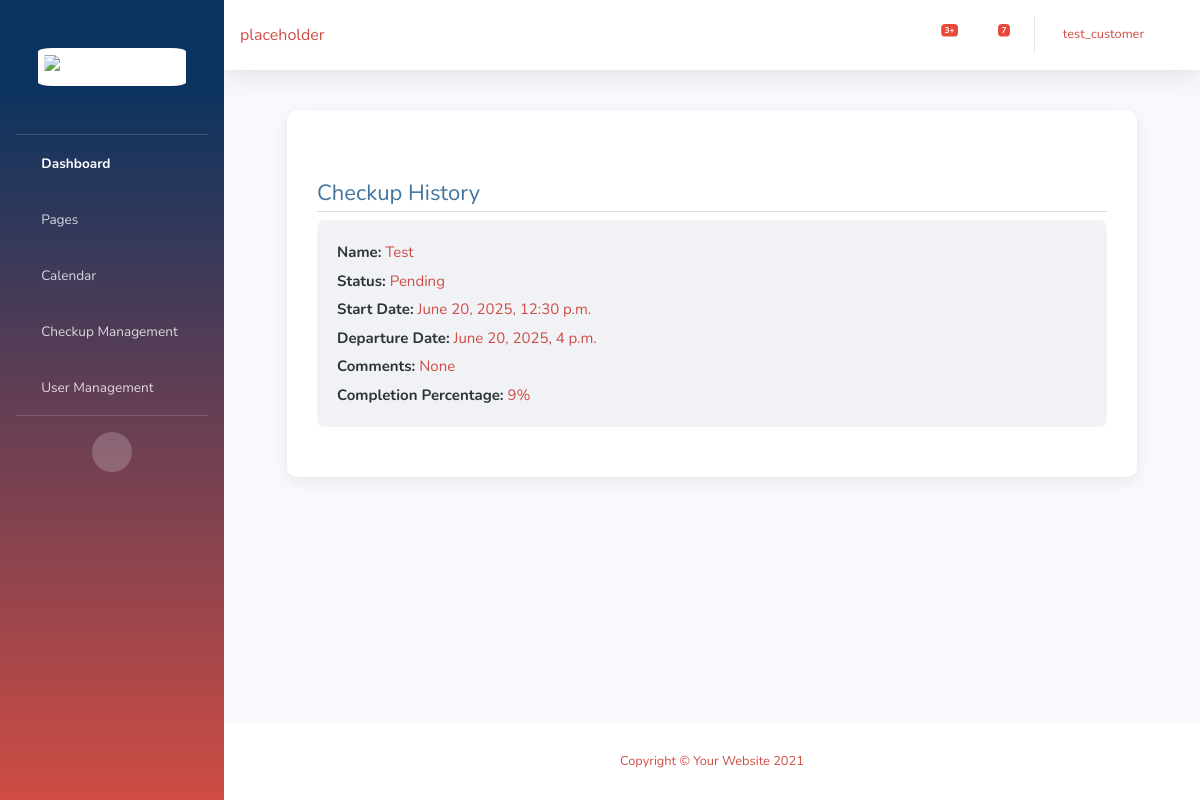
/user-history/ (signed in), run on the app's committed database.
### app/models.py (models this page shows, shortened)
class Checkup(models.Model):
    customer = models.ForeignKey(User, on_delete=models.CASCADE, blank=True,null=True)
    name = models.CharField(max_length=50,default="Unnamed")
    address = EncryptedCharField(max_length=100)
    contact = EncryptedCharField(max_length=150,blank=True,null=True)
    status = models.CharField(max_length=50,default='Pending')
    inspectors = models.ManyToManyField(User, related_name='inspector', default=1)
    startDT = models.DateTimeField(null=True)
    departDT = models.DateTimeField(null=True)
    comments = models.TextField(blank=True,null=True)
    def completion_percentage(self):
        total_items = self.items.count()
        if total_items == 0:
            return 0
        completed_items = self.items.filter(is_completed=True).count()
        return round((completed_items / total_items) * 100)

### app/views.py (the view)
# urls.py: path('user-history/',history,name='history'),
@login_required
def history(request):
    context = {
        'checkups': Checkup.objects.filter(customer=request.user).order_by('startDT').reverse()
    }
    return render(request, 'history.html', Context(request,context))

### app/models.py (called while the page is built)
def Context(request, extra=None):
    BasicContext = {'user':request.user}
    if extra != None:
        return {k: v for d in (BasicContext, extra) for k, v in d.items()}
    else:
        return BasicContext

### app/templates/history.html (shortened to what this page needs)
{% extends 'base.html' %} {% block content %}
<div class="main edit-profile-container">
  <h2 class="section-title">Checkup History</h2>
  <ul class="checkup-list">
    {% for checkup in checkups %}
    <li class="checkup-item">
      <p class="checkup-field"><strong>Name:</strong> {{ checkup.name }}</p>
      <p class="checkup-field"><strong>Status:</strong> {{ checkup.status }}</p>
      <p class="checkup-field"><strong>Start Date:</strong> {{ checkup.startDT }}</p>
      <p class="checkup-field"><strong>Departure Date:</strong> {{ checkup.departDT }}</p>
      <p class="checkup-field"><strong>Comments:</strong> {{ checkup.comments }}</p>
      <p class="checkup-field">
        <strong>Completion Percentage:</strong> {{ checkup.completion_percentage }}%
      </p>
    </li>
    {% endfor %}
  </ul>
</div>
{% endblock %}

### app/templates/base.html (shortened to what this page needs)
<!DOCTYPE html>
{% load static %}
<html lang="en">
  <head>
    <link
      href="{% static 'vendor/fontawesome-free/css/all.min.css' %}"
      rel="stylesheet"
      type="text/css"
    />
    <link href="{% static 'css/sb-admin-2.css' %}" rel="stylesheet" />
  </head>
  <body id="page-top">
    <div id="wrapper">
      <ul class="navbar-nav bg-gradient-primary sidebar sidebar-dark accordion" id="accordionSidebar">
        <a
          class="sidebar-brand d-flex align-items-center justify-content-center"
          href="https://www.rebelcheck.com/"
          target="_blank"
        >
          <div class="sidebar-brand-text mx-3">
            <img src="{% static 'img/RebelCheckLogo.png' %}" alt="Rebel Check" class="RebCheckLogo" />
          </div>
        </a>
        <hr class="sidebar-divider my-0" />
        <li class="nav-item active">
          <a class="nav-link" href="{% url 'Home' %}">
            <i class="fas fa-fw fa-tachometer-alt"></i>
            <span>Dashboard</span></a
          >
        </li>
        <li class="nav-item">
          <a
            class="nav-link collapsed"
            href="#"
            data-toggle="collapse"
            data-target="#collapsePages"
            aria-expanded="true"
            aria-controls="collapsePages"
          >
            <i class="fas fa-fw fa-folder"></i>
            <span>Pages</span>
          </a>
        </li>
        <li class="nav-item">
          <a class="nav-link" href="{% url 'calendar' %}">
            <i class="fas fa-fw fa-table"></i>
            <span>Calendar</span></a
          >
        </li>
        {% if user.groups.all.0.name == 'Inspector' %}
        <li class="nav-item">
          <a class="nav-link" href="{% url 'management' %}">
            <i class="fas fa-fw fa-wrench"></i>
            <span>Checkup Management</span></a
          >
        </li>
        <li class="nav-item">
          <a class="nav-link" href="{% url 'accounts' %}">
            <i class="fas fa-user fa-sm fa-fw"></i>
            <span>User Management</span></a
          >
        </li>
        {% endif %}
        <hr class="sidebar-divider d-none d-md-block" />
        <div class="text-center d-none d-md-inline">
          <button class="rounded-circle border-0" id="sidebarToggle"></button>
        </div>
      </ul>
      <div id="content-wrapper" class="d-flex flex-column">
        <div id="content">
          <nav class="navbar navbar-expand navbar-light bg-white topbar mb-4 static-top shadow">
            <div class="input-group">placeholder</div>
            <ul class="navbar-nav ml-auto">
              <li class="nav-item dropdown no-arrow mx-1">
                <a
                  class="nav-link dropdown-toggle"
                  href="#"
                  id="alertsDropdown"
                  role="button"
                  data-toggle="dropdown"
                  aria-haspopup="true"
                  aria-expanded="false"
                >
                  <i class="fas fa-bell fa-fw"></i>
                  <span class="badge badge-danger badge-counter">3+</span>
                </a>
              </li>
              <li class="nav-item dropdown no-arrow mx-1">
                <a
                  class="nav-link dropdown-toggle"
                  href="#"
                  id="messagesDropdown"
                  role="button"
                  data-toggle="dropdown"
                  aria-haspopup="true"
                  aria-expanded="false"
                >
                  <i class="fas fa-envelope fa-fw"></i>
                  <span class="badge badge-danger badge-counter">7</span>
                </a>
              </li>
              <li class="nav-item dropdown no-arrow">
                <a
                  class="nav-link dropdown-toggle"
                  href="#"
                  id="userDropdown"
                  role="button"
                  data-toggle="dropdown"
                  aria-haspopup="true"
                  aria-expanded="false"
                >
                  <span class="mr-2 d-none d-lg-inline text-gray-600 small">{{ user.username }}</span>
                  <i class="fas fa-fw fa-cog"></i>
                </a>
              </li>
            </ul>
          </nav>
          {% block content %}{% endblock %}
        </div>
        <footer class="sticky-footer bg-white">
          <div class="container my-auto">
            <div class="copyright text-center my-auto">
              <span>Copyright &copy; Your Website 2021</span>
            </div>
          </div>
        </footer>
      </div>
    </div>
  </body>
</html>

### app/templates/history.html (style rules this page uses)
.edit-profile-container { max-width: 850px; margin: 40px auto; padding: 30px; background-color: #ffffff; border-radius: 10px; box-shadow: 0 4px 15px rgba(0, 0, 0, 0.08); }
.section-title { font-size: 22px; margin-top: 40px; color: #40739e; border-bottom: 1px solid #dcdde1; padding-bottom: 5px; }
.checkup-list { list-style: none; padding: 0; }
.checkup-item { background-color: #f1f2f6; margin-bottom: 20px; padding: 15px 20px; border-radius: 8px; transition: background-color 0.3s ease; }
.checkup-field { margin: 6px 0; font-size: 15px; }
.checkup-field strong { color: #2d3436; }

### data on the page
Checkup: name "Test", status "Pending", startDT "June 20, 2025, 12:30 p.m.", departDT "June 20, 2025, 4 p.m.", comments "None", completion_percentage "9"

### other printed values
{{ user.username }} "test_customer"
